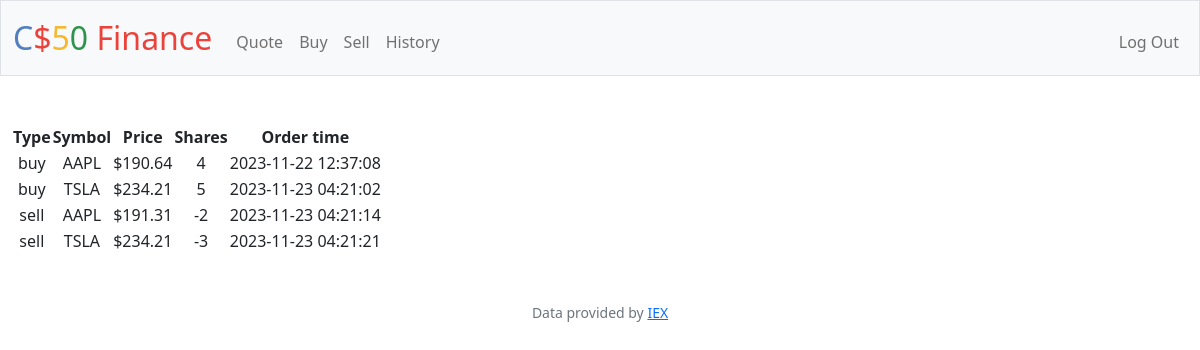
The app's page /history (signed in) with its own data.
### tables this page shows
CREATE TABLE orders(
id INTEGER PRIMARY KEY AUTOINCREMENT,
user_id INTEGER NOT NULL,
name TEXT NOT NULL,
symbol TEXT NOT NULL,
shares INTEGER NOT NULL,
price NUMERIC NOT NULL,
type TEXT NOT NULL,
dertime DATETIME DEFAULT CURRENT_TIMESTAMP);

### app.py (the view)
@app.route("/history")
@login_required
def history():
    user_id = session["user_id"]
    orders = db.execute(
        "SELECT type, symbol, price, shares, dertime FROM orders WHERE user_id = ?",
        user_id,
    )
    return render_template("history.html", orders=orders, usd=usd)

### app.py (called while the page is built)
@app.after_request
def after_request(response):
    response.headers["Cache-Control"] = "no-cache, no-store, must-revalidate"
    response.headers["Expires"] = 0
    response.headers["Pragma"] = "no-cache"
    return response

### helpers.py (called while the page is built)
def login_required(f):
    @wraps(f)
    def decorated_function(*args, **kwargs):
        if session.get("user_id") is None:
            return redirect("/login")
        return f(*args, **kwargs)
    return decorated_function

def usd(value):
    return f"${value:,.2f}"

### templates/history.html (shortened to what this page needs)
{% extends "layout.html" %}
{% block main %}
<table>
    <thead>
        <tr>
            <th>Type</th>
            <th>Symbol</th>
            <th>Price</th>
            <th>Shares</th>
            <th>Order time</th>
        </tr>
    </thead>
    <tbody>
        {% for order in orders %}
        <tr>
            <td>{{order["type"]}}</td>
            <td>{{order["symbol"]}}</td>
            <td>{{usd(order["price"])}}</td>
            <td>{{order["shares"]}}</td>
            <td>{{order["dertime"] }}</td>
        </tr>
        {% endfor %}
    </tbody>
</table>
{% endblock %}

### templates/layout.html (shortened to what this page needs)
<!DOCTYPE html>
<html lang="en">
    <head>
        <link href="https://cdn.jsdelivr.net/npm/bootstrap@5.1.3/dist/css/bootstrap.min.css" rel="stylesheet">
        <link href="/static/styles.css" rel="stylesheet">
    </head>
    <body>
        <nav class="bg-light border navbar navbar-expand-md navbar-light">
            <div class="container-fluid">
                <a class="navbar-brand" href="/"><span class="blue">C</span><span class="red">$</span><span class="yellow">5</span><span class="green">0</span> <span class="red">Finance</span></a>
                <div class="collapse navbar-collapse" id="navbar">
                    {% if session["user_id"] %}
                        <ul class="navbar-nav me-auto mt-2">
                            <li class="nav-item"><a class="nav-link" href="/quote">Quote</a></li>
                            <li class="nav-item"><a class="nav-link" href="/buy">Buy</a></li>
                            <li class="nav-item"><a class="nav-link" href="/sell">Sell</a></li>
                            <li class="nav-item"><a class="nav-link" href="/history">History</a></li>
                        </ul>
                        <ul class="navbar-nav ms-auto mt-2">
                            <li class="nav-item"><a class="nav-link" href="/logout">Log Out</a></li>
                        </ul>
                    {% else %}
                        <ul class="navbar-nav ms-auto mt-2">
                            <li class="nav-item"><a class="nav-link" href="/register">Register</a></li>
                            <li class="nav-item"><a class="nav-link" href="/login">Log In</a></li>
                        </ul>
                    {% endif %}
                </div>
            </div>
        </nav>
        <main class="container-fluid py-5 text-center">
            {% block main %}{% endblock %}
        </main>
        <footer class="mb-5 small text-center text-muted">
            Data provided by <a href="https://iexcloud.io/">IEX</a>
        </footer>
    </body>
</html>

### static/styles.css (style rules this page uses)
nav .navbar-brand { font-size: xx-large; }
nav .navbar-brand .blue { color: #537fbe; }
nav .navbar-brand .red { color: #ea433b; }
nav .navbar-brand .yellow { color: #f5b82e; }
nav .navbar-brand .green { color: #2e944b; }

### records on screen
orders: type "buy", symbol "AAPL", price "$190.64", shares "4", dertime "2023-11-22 12:37:08"
orders: type "buy", symbol "TSLA", price "$234.21", shares "5", dertime "2023-11-23 04:21:02"
orders: type "sell", symbol "AAPL", price "$191.31", shares "-2", dertime "2023-11-23 04:21:14"
orders: type "sell", symbol "TSLA", price "$234.21", shares "-3", dertime "2023-11-23 04:21:21"
